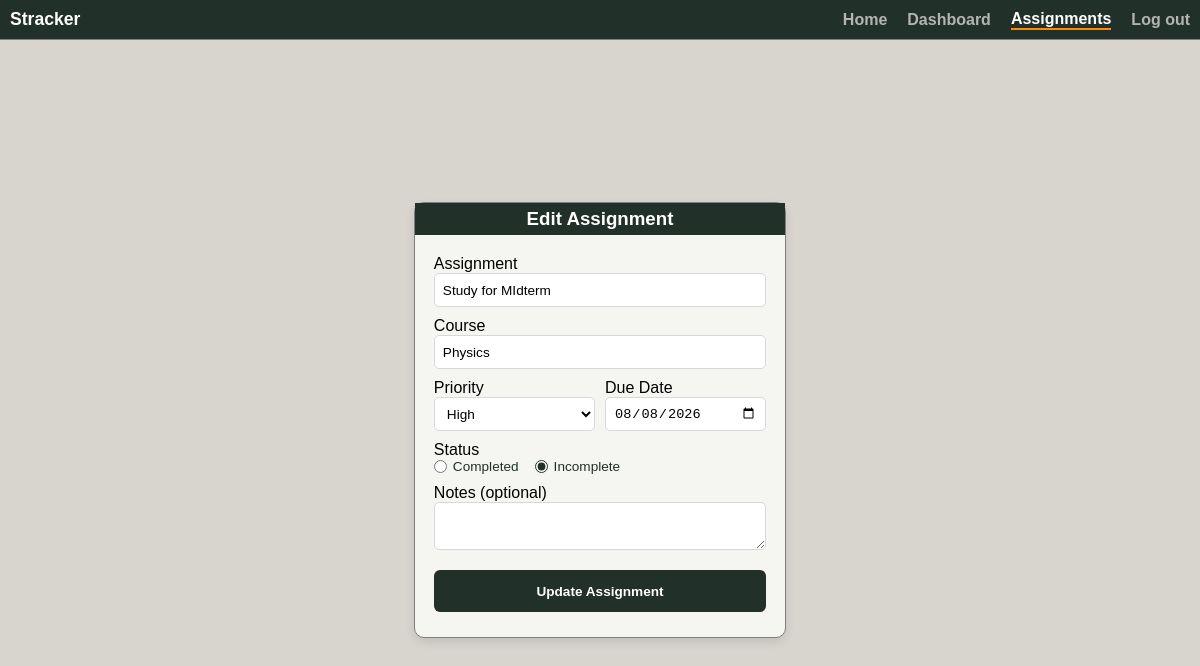
Page /edit-assignment/4 (signed in) on the committed database.
### app/models.py (models this page shows, shortened)
class Assignment(db.Model):
    id = db.Column(db.Integer, primary_key=True)
    name = db.Column(db.String(150))
    course = db.Column(db.String(150))
    priority = db.Column(db.String(10))
    due_date = db.Column(db.Date)
    notes = db.Column(db.String(1000))
    completion_status = db.Column(db.Boolean, default=False)
    student = db.Column(db.Integer, db.ForeignKey('user.id'))

### app/dashboard/routes.py (the view, shortened to what this page needs)
@views.route("/edit-assignment/<int:id>", methods=["GET", "POST"])
@login_required
def edit_assignment(id):
    assignment = Assignment.query.get_or_404(id)
    return render_template("edit.html", assignment=assignment, user=current_user)

### app/__init__.py (called while the page is built)
def create_app():
    app = Flask(__name__)
    app.config['SECRET_KEY'] = os.environ.get("SECRET_KEY")
    app.config['SQLALCHEMY_DATABASE_URI'] = 'sqlite:///database.db'
    db.init_app(app)
    from app.auth.routes import auth
    from app.dashboard.routes import views
    app.register_blueprint(auth, url_prefix="/auth")
    app.register_blueprint(views, url_prefix="/")
    from .models import User, Assignment
    login_manager = LoginManager()
    login_manager.login_view = "auth.login"
    login_manager.init_app(app)
    @login_manager.user_loader
    def load_user(id):
        return User.query.get(int(id))
    if not path.exists('app/' + "database.db"):
        with app.app_context():
            db.create_all()
        print('Created Database!')
    return app

### app/templates/edit.html (shortened to what this page needs)
{% extends "index.html" %}
{% block content %}
    <nav class="navbar">
        <span id="stracker">Stracker</span>
        {% if user.is_authenticated %}
        <a class = "navigation-link" href="/">Home</a>
        <a class = "navigation-link" href="/dashboard">Dashboard</a>
        <a class = "navigation-link current" href="/assignments">Assignments</a>
        <a class = "navigation-link" href="/auth/logout">Log out</a>
        {% else %}
        <a class = "navigation-link" href="/">Home</a>
        <a class = "navigation-link" href="/auth/login">Login</a>
        <a class = "navigation-link" href="/auth/sign-up">Sign-Up</a>
        {% endif %}
    </nav>
    <div id="edit-assignment-wrapper">
        <div id="edit-assignment-container" class="box-shadow">
            <h3 class="center container-header">Edit Assignment</h3>
            <form method="POST" action="/edit-assignment/{{ assignment.id }}" id="edit-assignment-form">
                <div class="form-group">
                    <label for="name">Assignment</label>
                    <input type="text" class="assignment-input" name="name" id="name" value="{{ assignment.name }}" placeholder="Example: Study for Final Exam" required>
                </div>
                <div class="form-group">
                    <label for="course">Course</label>
                    <input type="text" class="assignment-input" name="course" id="course" value="{{ assignment.course }}" required>
                </div>
                <div class="form-row">
                    <div class="form-group">
                        <label for="priority">Priority</label>
                        <select name="priority" class="assignment-input" id="priority" required>
                            <option value="High" {% if assignment.priority == "High" %}selected{% endif %}>High</option>
                        </select>
                    </div>
                    <div class="form-group">
                        <label for="due_date">Due Date</label>
                        <input type="date" class="assignment-input" name="due_date" id="due_date" value="{{ assignment.due_date }}" required>
                    </div>
                </div>
                <div class="form-group">
                    <label>Status</label>
                    <div class="status-toggle">
                        <label class="radio-option" for="complete">
                            <input type="radio" name="completed" id="complete" value="True" {% if assignment.completion_status %}checked{% endif %}>
                            Completed
                        </label>
                        <label class="radio-option" for="incomplete">
                            <input type="radio" name="completed" id="incomplete" value="False" {% if not assignment.completion_status %}checked{% endif %}>
                            Incomplete
                        </label>
                    </div>
                </div>
                <div class="form-group">
                    <label for="notes">Notes (optional)</label>
                    <textarea name="notes" id="notes">{{ assignment.notes }}</textarea>
                </div>
                <input id="update-assignment" type="submit" value="Update Assignment">
            </form>
        </div>
    </div>
{% endblock %}

### app/static/styles.css (style rules this page uses)
* { margin: 0; padding: 0; box-sizing: border-box; }
html { height: 100%; overflow: auto; }
body { font-family: Arial, sans-serif; background-color: rgb(216, 212, 206); display: flex; flex-direction: column; height: 100vh; overflow: auto; transform-origin: top center; }
#stracker { margin-right: auto; margin-left: 10px; font-weight: bold; color: white; font-size: 1.1rem; }
.navigation-link { text-decoration: none; margin: 10px; color: rgba(180, 180, 180); transition: all 0.3s ease; font-weight: bold; }
.current { border-bottom: 2px solid darkorange; color: white; }
.navbar { display: flex; width: 100vw; height: 5vh; background-color: #22302A; justify-content: end; align-items: center; border-bottom: 1px solid gray; flex: 0 0 auto; }
#notes { width: 100%; padding: 8px; border: 1px solid #d8d8d8; border-radius: 5px; font-size: 0.85rem; font-family: Arial, sans-serif; resize: vertical; background-color: white; }
.form-group { width: 90%; display: flex; flex-direction: column; margin-bottom: 10px; }
.form-row { width: 90%; display: flex; gap: 10px; }
.form-row .form-group { width: 100%; }
.assignment-input { width: 100%; height: 34px; padding: 0 8px; border: 1px solid #d8d8d8; border-radius: 5px; font-size: 0.85rem; background-color: white; }
#edit-assignment-wrapper { flex: 1; display: flex; justify-content: center; align-items: center; padding: 40px 20px; }
#edit-assignment-container { background-color: #F5F6F1; border: 1px solid gray; border-radius: 10px; width: 32%; min-width: 320px; padding: 0; display: flex; flex-direction: column; }
#edit-assignment-form { display: flex; flex-direction: column; align-items: center; padding: 20px 0 25px; }
.status-toggle { width: 100%; display: flex; gap: 16px; }
.radio-option { display: flex; align-items: center; gap: 6px; font-size: 0.85rem; font-weight: normal; color: #22302A; cursor: pointer; }
.radio-option input[type="radio"] { accent-color: #22302A; cursor: pointer; }
#update-assignment { background-color: #22302A; color: white; width: 90%; height: 42px; margin-top: 10px; border-radius: 6px; border: none; font-size: 0.85rem; font-weight: bold; cursor: pointer; transition: all 0.2s ease; }
.container-header { width: 100%; margin-top: 0; padding: 5px; background-color: #22302A; color: white; }
.center { text-align: center; }
.box-shadow { box-shadow: 0px 4px 10px 0px rgba(0, 0, 0, 0.1); }

### rows in the picture
Assignment: name "Study for MIdterm", course "Physics", priority "High", due_date "08/08/2026", completion_status "☐ Completed", completion_status "☑ Incomplete"
